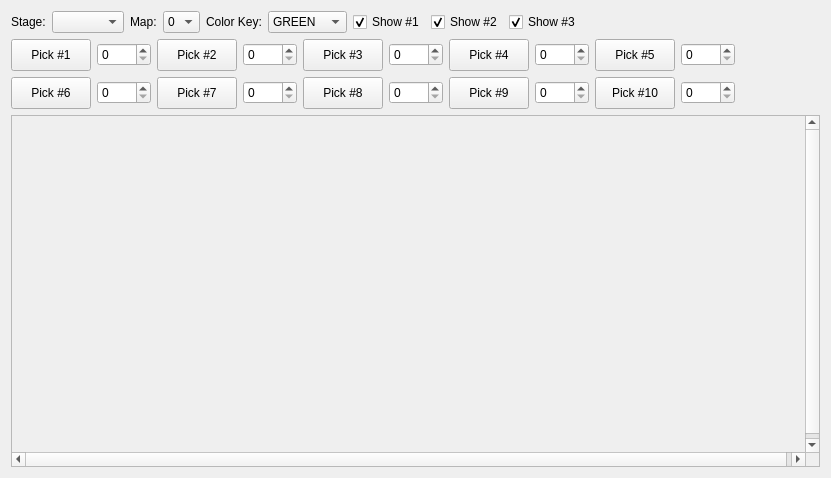
<?xml version="1.0" encoding="UTF-8"?>
<ui version="4.0">
 <class>colorcycle_edit</class>
 <widget class="QWidget" name="colorcycle_edit">
  <property name="geometry">
   <rect>
    <x>0</x>
    <y>0</y>
    <width>831</width>
    <height>478</height>
   </rect>
  </property>
  <property name="windowTitle">
   <string>Form</string>
  </property>
  <layout class="QGridLayout" name="gridLayout_3">
   <item row="2" column="0">
    <layout class="QVBoxLayout" name="verticalLayout">
     <property name="topMargin">
      <number>0</number>
     </property>
     <property name="bottomMargin">
      <number>0</number>
     </property>
     <item>
      <layout class="QGridLayout" name="gridLayout_4">
       <property name="leftMargin">
        <number>0</number>
       </property>
       <property name="topMargin">
        <number>0</number>
       </property>
       <item row="1" column="0">
        <widget class="QPushButton" name="color_pick_button1">
         <property name="minimumSize">
          <size>
           <width>0</width>
           <height>32</height>
          </size>
         </property>
         <property name="text">
          <string>Pick #1</string>
         </property>
        </widget>
       </item>
       <item row="1" column="10">
        <spacer name="horizontalSpacer">
         <property name="orientation">
          <enum>Qt::Horizontal</enum>
         </property>
         <property name="sizeHint" stdset="0">
          <size>
           <width>40</width>
           <height>20</height>
          </size>
         </property>
        </spacer>
       </item>
       <item row="1" column="2">
        <widget class="QPushButton" name="color_pick_button2">
         <property name="sizePolicy">
          <sizepolicy hsizetype="Minimum" vsizetype="Fixed">
           <horstretch>0</horstretch>
           <verstretch>0</verstretch>
          </sizepolicy>
         </property>
         <property name="minimumSize">
          <size>
           <width>0</width>
           <height>32</height>
          </size>
         </property>
         <property name="text">
          <string>Pick #2</string>
         </property>
        </widget>
       </item>
       <item row="1" column="4">
        <widget class="QPushButton" name="color_pick_button3">
         <property name="minimumSize">
          <size>
           <width>0</width>
           <height>32</height>
          </size>
         </property>
         <property name="text">
          <string>Pick #3</string>
         </property>
        </widget>
       </item>
       <item row="1" column="6">
        <widget class="QPushButton" name="color_pick_button4">
         <property name="minimumSize">
          <size>
           <width>0</width>
           <height>32</height>
          </size>
         </property>
         <property name="text">
          <string>Pick #4</string>
         </property>
        </widget>
       </item>
       <item row="1" column="8">
        <widget class="QPushButton" name="color_pick_button5">
         <property name="minimumSize">
          <size>
           <width>0</width>
           <height>32</height>
          </size>
         </property>
         <property name="text">
          <string>Pick #5</string>
         </property>
        </widget>
       </item>
       <item row="2" column="0">
        <widget class="QPushButton" name="color_pick_button6">
         <property name="minimumSize">
          <size>
           <width>0</width>
           <height>32</height>
          </size>
         </property>
         <property name="text">
          <string>Pick #6</string>
         </property>
        </widget>
       </item>
       <item row="2" column="2">
        <widget class="QPushButton" name="color_pick_button7">
         <property name="minimumSize">
          <size>
           <width>0</width>
           <height>32</height>
          </size>
         </property>
         <property name="text">
          <string>Pick #7</string>
         </property>
        </widget>
       </item>
       <item row="2" column="4">
        <widget class="QPushButton" name="color_pick_button8">
         <property name="minimumSize">
          <size>
           <width>0</width>
           <height>32</height>
          </size>
         </property>
         <property name="text">
          <string>Pick #8</string>
         </property>
        </widget>
       </item>
       <item row="2" column="6">
        <widget class="QPushButton" name="color_pick_button9">
         <property name="minimumSize">
          <size>
           <width>0</width>
           <height>32</height>
          </size>
         </property>
         <property name="text">
          <string>Pick #9</string>
         </property>
        </widget>
       </item>
       <item row="2" column="8">
        <widget class="QPushButton" name="color_pick_button10">
         <property name="minimumSize">
          <size>
           <width>0</width>
           <height>32</height>
          </size>
         </property>
         <property name="text">
          <string>Pick #10</string>
         </property>
        </widget>
       </item>
       <item row="1" column="1">
        <widget class="QSpinBox" name="duration1">
         <property name="maximum">
          <number>9999</number>
         </property>
        </widget>
       </item>
       <item row="1" column="3">
        <widget class="QSpinBox" name="duration2">
         <property name="maximum">
          <number>9999</number>
         </property>
        </widget>
       </item>
       <item row="1" column="5">
        <widget class="QSpinBox" name="duration3">
         <property name="maximum">
          <number>9999</number>
         </property>
        </widget>
       </item>
       <item row="1" column="7">
        <widget class="QSpinBox" name="duration4">
         <property name="maximum">
          <number>9999</number>
         </property>
        </widget>
       </item>
       <item row="1" column="9">
        <widget class="QSpinBox" name="duration5">
         <property name="maximum">
          <number>9999</number>
         </property>
        </widget>
       </item>
       <item row="2" column="1">
        <widget class="QSpinBox" name="duration6">
         <property name="maximum">
          <number>9999</number>
         </property>
        </widget>
       </item>
       <item row="2" column="3">
        <widget class="QSpinBox" name="duration7">
         <property name="maximum">
          <number>9999</number>
         </property>
        </widget>
       </item>
       <item row="2" column="5">
        <widget class="QSpinBox" name="duration8">
         <property name="maximum">
          <number>9999</number>
         </property>
        </widget>
       </item>
       <item row="2" column="7">
        <widget class="QSpinBox" name="duration9">
         <property name="maximum">
          <number>9999</number>
         </property>
        </widget>
       </item>
       <item row="2" column="9">
        <widget class="QSpinBox" name="duration10">
         <property name="maximum">
          <number>9999</number>
         </property>
        </widget>
       </item>
      </layout>
     </item>
     <item>
      <widget class="QScrollArea" name="scrollArea">
       <property name="verticalScrollBarPolicy">
        <enum>Qt::ScrollBarAlwaysOn</enum>
       </property>
       <property name="horizontalScrollBarPolicy">
        <enum>Qt::ScrollBarAlwaysOn</enum>
       </property>
       <property name="widgetResizable">
        <bool>false</bool>
       </property>
       <widget class="QWidget" name="scrollAreaWidgetContents">
        <property name="geometry">
         <rect>
          <x>0</x>
          <y>0</y>
          <width>798</width>
          <height>341</height>
         </rect>
        </property>
        <property name="sizePolicy">
         <sizepolicy hsizetype="Expanding" vsizetype="Expanding">
          <horstretch>0</horstretch>
          <verstretch>0</verstretch>
         </sizepolicy>
        </property>
        <widget class="colorcycle_map_preview" name="map_preview" native="true">
         <property name="geometry">
          <rect>
           <x>0</x>
           <y>-10</y>
           <width>821</width>
           <height>180</height>
          </rect>
         </property>
         <property name="sizePolicy">
          <sizepolicy hsizetype="Preferred" vsizetype="Preferred">
           <horstretch>0</horstretch>
           <verstretch>0</verstretch>
          </sizepolicy>
         </property>
        </widget>
       </widget>
      </widget>
     </item>
    </layout>
   </item>
   <item row="0" column="0">
    <layout class="QHBoxLayout" name="horizontalLayout">
     <item>
      <widget class="QLabel" name="label">
       <property name="text">
        <string>Stage:</string>
       </property>
      </widget>
     </item>
     <item>
      <widget class="QComboBox" name="stage_selector"/>
     </item>
     <item>
      <widget class="QLabel" name="label_3">
       <property name="text">
        <string>Map:</string>
       </property>
      </widget>
     </item>
     <item>
      <widget class="QComboBox" name="comboBox_2">
       <item>
        <property name="text">
         <string>0</string>
        </property>
       </item>
       <item>
        <property name="text">
         <string>1</string>
        </property>
       </item>
       <item>
        <property name="text">
         <string>2</string>
        </property>
       </item>
      </widget>
     </item>
     <item>
      <widget class="QLabel" name="label_2">
       <property name="text">
        <string>Color Key:</string>
       </property>
      </widget>
     </item>
     <item>
      <widget class="QComboBox" name="comboBox">
       <item>
        <property name="text">
         <string>GREEN</string>
        </property>
       </item>
       <item>
        <property name="text">
         <string>PURPLE</string>
        </property>
       </item>
       <item>
        <property name="text">
         <string>CYAN</string>
        </property>
       </item>
      </widget>
     </item>
     <item>
      <widget class="QCheckBox" name="show_colorcycle1_checkbox">
       <property name="text">
        <string>Show #1</string>
       </property>
       <property name="checked">
        <bool>true</bool>
       </property>
      </widget>
     </item>
     <item>
      <widget class="QCheckBox" name="show_colorcycle2_checkbox">
       <property name="text">
        <string>Show #2</string>
       </property>
       <property name="checked">
        <bool>true</bool>
       </property>
      </widget>
     </item>
     <item>
      <widget class="QCheckBox" name="show_colorcycle3_checkbox">
       <property name="text">
        <string>Show #3</string>
       </property>
       <property name="checked">
        <bool>true</bool>
       </property>
      </widget>
     </item>
     <item>
      <spacer name="horizontalSpacer_2">
       <property name="orientation">
        <enum>Qt::Horizontal</enum>
       </property>
       <property name="sizeHint" stdset="0">
        <size>
         <width>40</width>
         <height>20</height>
        </size>
       </property>
      </spacer>
     </item>
    </layout>
   </item>
  </layout>
 </widget>
 <customwidgets>
  <customwidget>
   <class>colorcycle_map_preview</class>
   <extends>QWidget</extends>
   <header>colorcycle_map_preview.h</header>
   <container>1</container>
  </customwidget>
 </customwidgets>
 <resources/>
 <connections/>
</ui>
